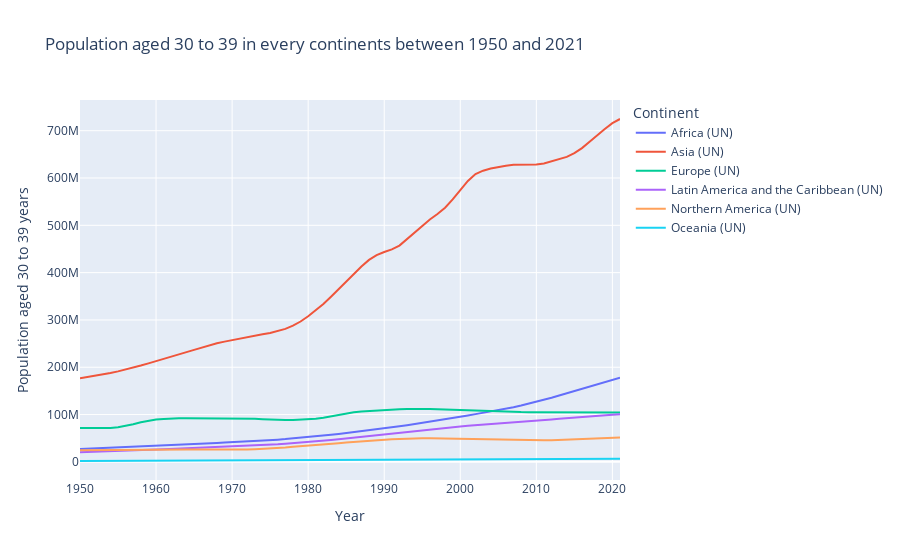

Notebook source saved alongside this figure:
### Markdown cell above
## 2.7: Population aged 30 to 39 years

### Code cell
# Filter the DataFrame to select data related to other continents
continents_data = filtered_pop[~filtered_pop['Continents and World'].isin(['World'])]

# Columns to include in the plot
columns_to_plot = ['Population aged 30 to 39 years']

# Create an interactive line plot with multiple curves using Plotly Express
fig = px.line(continents_data, x='Year', y='Population aged 30 to 39 years', color='Continents and World', 
              title='Population aged 30 to 39 in every continents between 1950 and 2021', 
              labels={'value': 'Population', 'Year': 'Year', 'Continents and World': 'Continent'})

# Show the interactive line plot
fig.show()
